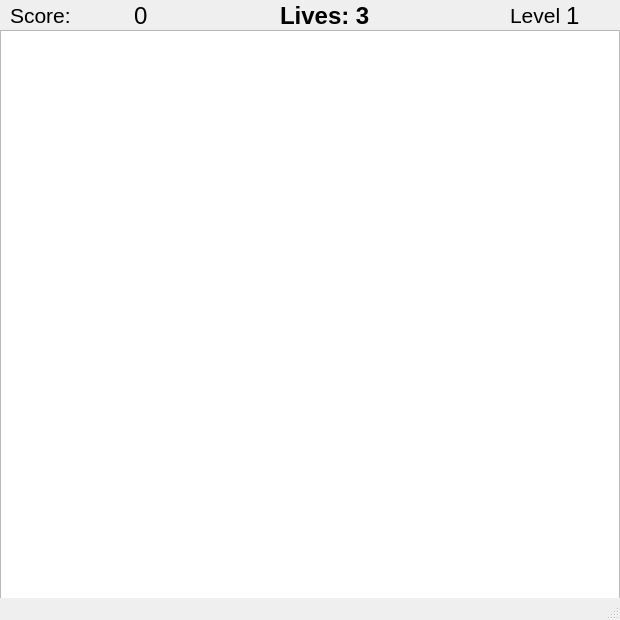
<?xml version="1.0" encoding="UTF-8"?>
<ui version="4.0">
 <class>MainWindow</class>
 <widget class="QMainWindow" name="MainWindow">
  <property name="geometry">
   <rect>
    <x>0</x>
    <y>0</y>
    <width>620</width>
    <height>620</height>
   </rect>
  </property>
  <property name="sizePolicy">
   <sizepolicy hsizetype="Fixed" vsizetype="Fixed">
    <horstretch>0</horstretch>
    <verstretch>0</verstretch>
   </sizepolicy>
  </property>
  <property name="windowTitle">
   <string>Pacman Ripoff</string>
  </property>
  <widget class="QWidget" name="centralwidget">
   <widget class="QGraphicsView" name="graphicsView">
    <property name="geometry">
     <rect>
      <x>0</x>
      <y>30</y>
      <width>620</width>
      <height>620</height>
     </rect>
    </property>
   </widget>
   <widget class="QWidget" name="layoutWidget">
    <property name="geometry">
     <rect>
      <x>510</x>
      <y>0</y>
      <width>70</width>
      <height>31</height>
     </rect>
    </property>
    <layout class="QHBoxLayout" name="horizontalLayout_2">
     <item>
      <widget class="QLabel" name="label_2">
       <property name="font">
        <font>
         <pointsize>16</pointsize>
        </font>
       </property>
       <property name="text">
        <string>Level</string>
       </property>
      </widget>
     </item>
     <item>
      <widget class="QLabel" name="label_4">
       <property name="font">
        <font>
         <pointsize>18</pointsize>
        </font>
       </property>
       <property name="text">
        <string>1</string>
       </property>
      </widget>
     </item>
    </layout>
   </widget>
   <widget class="QWidget" name="layoutWidget">
    <property name="geometry">
     <rect>
      <x>10</x>
      <y>0</y>
      <width>241</width>
      <height>31</height>
     </rect>
    </property>
    <layout class="QHBoxLayout" name="horizontalLayout">
     <item>
      <widget class="QLabel" name="label">
       <property name="font">
        <font>
         <pointsize>16</pointsize>
        </font>
       </property>
       <property name="text">
        <string>Score:</string>
       </property>
      </widget>
     </item>
     <item>
      <widget class="QLabel" name="label_3">
       <property name="font">
        <font>
         <pointsize>18</pointsize>
        </font>
       </property>
       <property name="text">
        <string>0</string>
       </property>
      </widget>
     </item>
    </layout>
   </widget>
   <widget class="QLabel" name="LivesLabel">
    <property name="geometry">
     <rect>
      <x>280</x>
      <y>0</y>
      <width>141</width>
      <height>31</height>
     </rect>
    </property>
    <property name="font">
     <font>
      <pointsize>18</pointsize>
      <weight>75</weight>
      <bold>true</bold>
     </font>
    </property>
    <property name="text">
     <string>Lives: 3</string>
    </property>
   </widget>
   <widget class="QLabel" name="gameOverLabel">
    <property name="geometry">
     <rect>
      <x>200</x>
      <y>350</y>
      <width>351</width>
      <height>71</height>
     </rect>
    </property>
    <property name="font">
     <font>
      <pointsize>25</pointsize>
     </font>
    </property>
    <property name="text">
     <string/>
    </property>
   </widget>
  </widget>
  <widget class="QMenuBar" name="menubar">
   <property name="geometry">
    <rect>
     <x>0</x>
     <y>0</y>
     <width>620</width>
     <height>21</height>
    </rect>
   </property>
  </widget>
  <widget class="QStatusBar" name="statusbar"/>
 </widget>
 <resources/>
 <connections/>
</ui>
